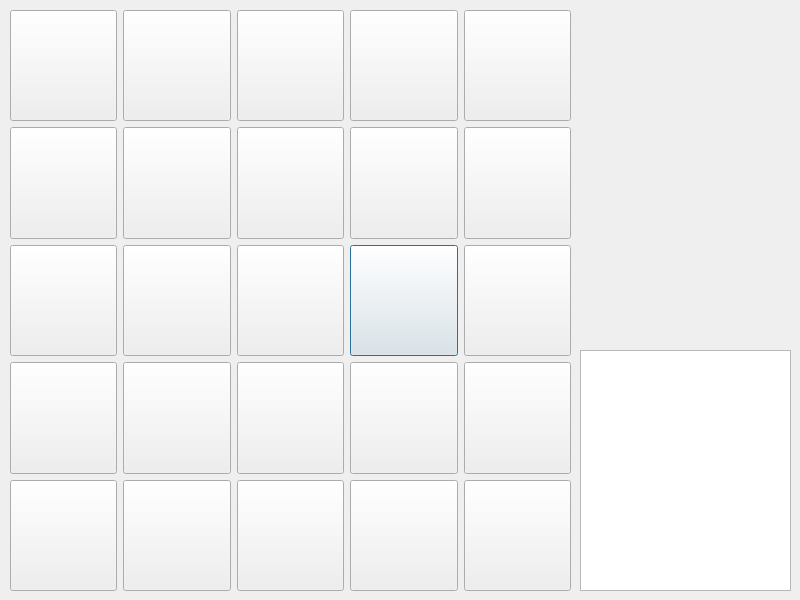
<?xml version="1.0" encoding="UTF-8"?>
<ui version="4.0">
 <class>Bingo</class>
 <widget class="QDialog" name="Bingo">
  <property name="geometry">
   <rect>
    <x>0</x>
    <y>0</y>
    <width>800</width>
    <height>600</height>
   </rect>
  </property>
  <property name="windowTitle">
   <string>Bingomonium</string>
  </property>
  <property name="windowIcon">
   <iconset resource="QtResourceFile.qrc">
    <normaloff>:/icons/logo.xpm</normaloff>:/icons/logo.xpm</iconset>
  </property>
  <widget class="QWidget" name="gridLayoutWidget">
   <property name="geometry">
    <rect>
     <x>10</x>
     <y>10</y>
     <width>561</width>
     <height>581</height>
    </rect>
   </property>
   <layout class="QGridLayout" name="buttonsGrid">
    <item row="2" column="3">
     <widget class="QPushButton" name="pushButton34">
      <property name="sizePolicy">
       <sizepolicy hsizetype="Minimum" vsizetype="Expanding">
        <horstretch>0</horstretch>
        <verstretch>0</verstretch>
       </sizepolicy>
      </property>
      <property name="flat">
       <bool>false</bool>
      </property>
     </widget>
    </item>
    <item row="4" column="1">
     <widget class="QPushButton" name="pushButton52">
      <property name="sizePolicy">
       <sizepolicy hsizetype="Minimum" vsizetype="Expanding">
        <horstretch>0</horstretch>
        <verstretch>0</verstretch>
       </sizepolicy>
      </property>
      <property name="flat">
       <bool>false</bool>
      </property>
     </widget>
    </item>
    <item row="2" column="2">
     <widget class="QPushButton" name="pushButton33">
      <property name="sizePolicy">
       <sizepolicy hsizetype="Minimum" vsizetype="Expanding">
        <horstretch>0</horstretch>
        <verstretch>0</verstretch>
       </sizepolicy>
      </property>
      <property name="flat">
       <bool>false</bool>
      </property>
     </widget>
    </item>
    <item row="4" column="0">
     <widget class="QPushButton" name="pushButton51">
      <property name="sizePolicy">
       <sizepolicy hsizetype="Minimum" vsizetype="Expanding">
        <horstretch>0</horstretch>
        <verstretch>0</verstretch>
       </sizepolicy>
      </property>
      <property name="flat">
       <bool>false</bool>
      </property>
     </widget>
    </item>
    <item row="2" column="1">
     <widget class="QPushButton" name="pushButton32">
      <property name="sizePolicy">
       <sizepolicy hsizetype="Minimum" vsizetype="Expanding">
        <horstretch>0</horstretch>
        <verstretch>0</verstretch>
       </sizepolicy>
      </property>
      <property name="flat">
       <bool>false</bool>
      </property>
     </widget>
    </item>
    <item row="4" column="3">
     <widget class="QPushButton" name="pushButton54">
      <property name="sizePolicy">
       <sizepolicy hsizetype="Minimum" vsizetype="Expanding">
        <horstretch>0</horstretch>
        <verstretch>0</verstretch>
       </sizepolicy>
      </property>
      <property name="flat">
       <bool>false</bool>
      </property>
     </widget>
    </item>
    <item row="2" column="0">
     <widget class="QPushButton" name="pushButton31">
      <property name="sizePolicy">
       <sizepolicy hsizetype="Minimum" vsizetype="Expanding">
        <horstretch>0</horstretch>
        <verstretch>0</verstretch>
       </sizepolicy>
      </property>
      <property name="flat">
       <bool>false</bool>
      </property>
     </widget>
    </item>
    <item row="3" column="2">
     <widget class="QPushButton" name="pushButton43">
      <property name="sizePolicy">
       <sizepolicy hsizetype="Minimum" vsizetype="Expanding">
        <horstretch>0</horstretch>
        <verstretch>0</verstretch>
       </sizepolicy>
      </property>
      <property name="flat">
       <bool>false</bool>
      </property>
     </widget>
    </item>
    <item row="3" column="3">
     <widget class="QPushButton" name="pushButton44">
      <property name="sizePolicy">
       <sizepolicy hsizetype="Minimum" vsizetype="Expanding">
        <horstretch>0</horstretch>
        <verstretch>0</verstretch>
       </sizepolicy>
      </property>
      <property name="flat">
       <bool>false</bool>
      </property>
     </widget>
    </item>
    <item row="3" column="1">
     <widget class="QPushButton" name="pushButton42">
      <property name="sizePolicy">
       <sizepolicy hsizetype="Minimum" vsizetype="Expanding">
        <horstretch>0</horstretch>
        <verstretch>0</verstretch>
       </sizepolicy>
      </property>
      <property name="flat">
       <bool>false</bool>
      </property>
     </widget>
    </item>
    <item row="4" column="4">
     <widget class="QPushButton" name="pushButton55">
      <property name="sizePolicy">
       <sizepolicy hsizetype="Minimum" vsizetype="Expanding">
        <horstretch>0</horstretch>
        <verstretch>0</verstretch>
       </sizepolicy>
      </property>
      <property name="flat">
       <bool>false</bool>
      </property>
     </widget>
    </item>
    <item row="0" column="4">
     <widget class="QPushButton" name="pushButton15">
      <property name="sizePolicy">
       <sizepolicy hsizetype="Minimum" vsizetype="Expanding">
        <horstretch>0</horstretch>
        <verstretch>0</verstretch>
       </sizepolicy>
      </property>
      <property name="flat">
       <bool>false</bool>
      </property>
     </widget>
    </item>
    <item row="0" column="2">
     <widget class="QPushButton" name="pushButton13">
      <property name="sizePolicy">
       <sizepolicy hsizetype="Minimum" vsizetype="Expanding">
        <horstretch>0</horstretch>
        <verstretch>0</verstretch>
       </sizepolicy>
      </property>
      <property name="flat">
       <bool>false</bool>
      </property>
     </widget>
    </item>
    <item row="0" column="1">
     <widget class="QPushButton" name="pushButton12">
      <property name="sizePolicy">
       <sizepolicy hsizetype="Minimum" vsizetype="Expanding">
        <horstretch>0</horstretch>
        <verstretch>0</verstretch>
       </sizepolicy>
      </property>
      <property name="flat">
       <bool>false</bool>
      </property>
     </widget>
    </item>
    <item row="3" column="0">
     <widget class="QPushButton" name="pushButton41">
      <property name="sizePolicy">
       <sizepolicy hsizetype="Minimum" vsizetype="Expanding">
        <horstretch>0</horstretch>
        <verstretch>0</verstretch>
       </sizepolicy>
      </property>
      <property name="flat">
       <bool>false</bool>
      </property>
     </widget>
    </item>
    <item row="3" column="4">
     <widget class="QPushButton" name="pushButton45">
      <property name="sizePolicy">
       <sizepolicy hsizetype="Minimum" vsizetype="Expanding">
        <horstretch>0</horstretch>
        <verstretch>0</verstretch>
       </sizepolicy>
      </property>
      <property name="flat">
       <bool>false</bool>
      </property>
     </widget>
    </item>
    <item row="1" column="0">
     <widget class="QPushButton" name="pushButton21">
      <property name="sizePolicy">
       <sizepolicy hsizetype="Minimum" vsizetype="Expanding">
        <horstretch>0</horstretch>
        <verstretch>0</verstretch>
       </sizepolicy>
      </property>
      <property name="flat">
       <bool>false</bool>
      </property>
     </widget>
    </item>
    <item row="1" column="3">
     <widget class="QPushButton" name="pushButton24">
      <property name="sizePolicy">
       <sizepolicy hsizetype="Minimum" vsizetype="Expanding">
        <horstretch>0</horstretch>
        <verstretch>0</verstretch>
       </sizepolicy>
      </property>
      <property name="flat">
       <bool>false</bool>
      </property>
     </widget>
    </item>
    <item row="0" column="3">
     <widget class="QPushButton" name="pushButton14">
      <property name="sizePolicy">
       <sizepolicy hsizetype="Minimum" vsizetype="Expanding">
        <horstretch>0</horstretch>
        <verstretch>0</verstretch>
       </sizepolicy>
      </property>
      <property name="flat">
       <bool>false</bool>
      </property>
     </widget>
    </item>
    <item row="0" column="0">
     <widget class="QPushButton" name="pushButton11">
      <property name="sizePolicy">
       <sizepolicy hsizetype="Minimum" vsizetype="Expanding">
        <horstretch>0</horstretch>
        <verstretch>0</verstretch>
       </sizepolicy>
      </property>
      <property name="flat">
       <bool>false</bool>
      </property>
     </widget>
    </item>
    <item row="1" column="2">
     <widget class="QPushButton" name="pushButton23">
      <property name="sizePolicy">
       <sizepolicy hsizetype="Minimum" vsizetype="Expanding">
        <horstretch>0</horstretch>
        <verstretch>0</verstretch>
       </sizepolicy>
      </property>
      <property name="flat">
       <bool>false</bool>
      </property>
     </widget>
    </item>
    <item row="2" column="4">
     <widget class="QPushButton" name="pushButton35">
      <property name="sizePolicy">
       <sizepolicy hsizetype="Minimum" vsizetype="Expanding">
        <horstretch>0</horstretch>
        <verstretch>0</verstretch>
       </sizepolicy>
      </property>
      <property name="flat">
       <bool>false</bool>
      </property>
     </widget>
    </item>
    <item row="1" column="4">
     <widget class="QPushButton" name="pushButton25">
      <property name="sizePolicy">
       <sizepolicy hsizetype="Minimum" vsizetype="Expanding">
        <horstretch>0</horstretch>
        <verstretch>0</verstretch>
       </sizepolicy>
      </property>
      <property name="flat">
       <bool>false</bool>
      </property>
     </widget>
    </item>
    <item row="4" column="2">
     <widget class="QPushButton" name="pushButton53">
      <property name="sizePolicy">
       <sizepolicy hsizetype="Minimum" vsizetype="Expanding">
        <horstretch>0</horstretch>
        <verstretch>0</verstretch>
       </sizepolicy>
      </property>
      <property name="flat">
       <bool>false</bool>
      </property>
     </widget>
    </item>
    <item row="1" column="1">
     <widget class="QPushButton" name="pushButton22">
      <property name="sizePolicy">
       <sizepolicy hsizetype="Minimum" vsizetype="Expanding">
        <horstretch>0</horstretch>
        <verstretch>0</verstretch>
       </sizepolicy>
      </property>
      <property name="flat">
       <bool>false</bool>
      </property>
     </widget>
    </item>
   </layout>
  </widget>
  <widget class="QListView" name="listView">
   <property name="geometry">
    <rect>
     <x>580</x>
     <y>350</y>
     <width>211</width>
     <height>241</height>
    </rect>
   </property>
  </widget>
 </widget>
 <resources>
  <include location="QtResourceFile.qrc"/>
 </resources>
 <connections/>
</ui>
